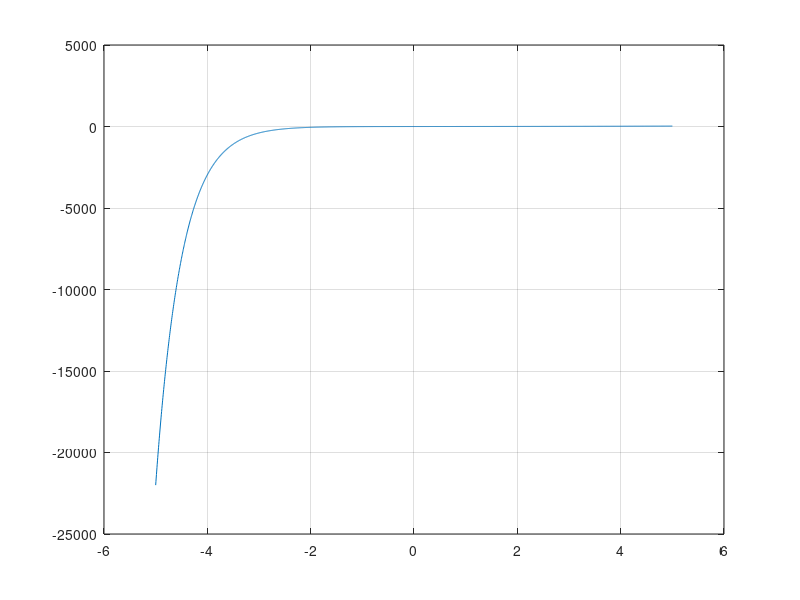

The MATLAB source for this figure:
clc
clear all;
f=inline('x.^2-exp(-2.*x)');
a=-5;
b=5;
tol=0.005;
x0=0.1;

x=a:tol:b;
y=f(x);
 
plot(x,y)
grid on

x1=f(x0)
e=abs(x1-x0)

x2=f(x1)
e=x2-x1

x3=f(x2)
e=x3-x2
